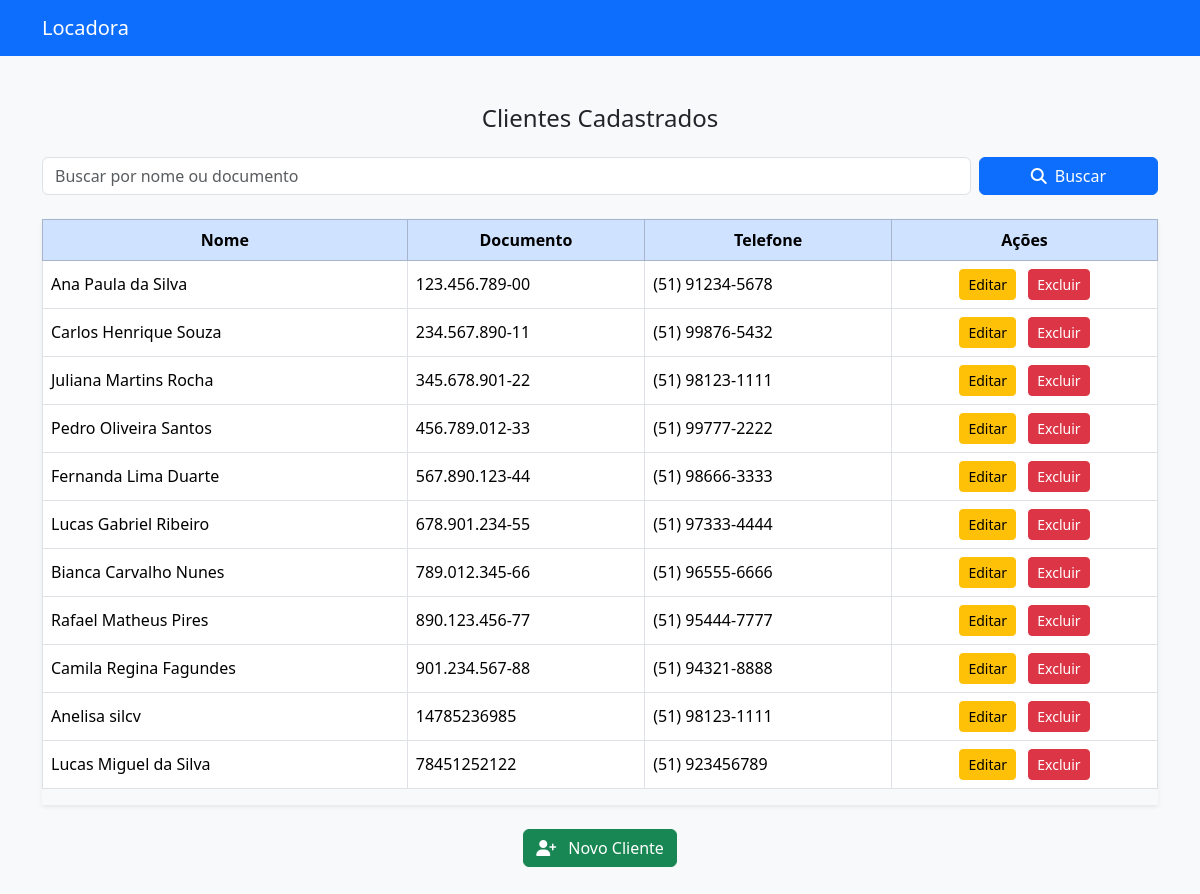
Screenshot of /clientes/listar/ (signed in) with the database file from the repository.
### clientes/models.py (models this page shows, shortened)
class Cliente(models.Model):
    TIPO_PESSOA = [
        ('CPF', 'Pessoa Física'),
        ('CNPJ', 'Pessoa Jurídica'),
    ]
    tipo_pessoa = models.CharField(max_length=4, choices=TIPO_PESSOA)
    documento = models.CharField(max_length=20, unique=True)
    nome = models.CharField(max_length=100)
    endereco = models.CharField(max_length=200)
    telefone = models.CharField(max_length=20)

### clientes/views.py (the view)
# urls.py: path('listar/', views.listar_clientes, name='listar_clientes'),
@login_required
def listar_clientes(request):
    busca = request.GET.get('busca', '')
    if busca:
        clientes = Cliente.objects.filter(
            Q(nome__icontains=busca) | Q(documento__icontains=busca)
        )
    else:
        clientes = Cliente.objects.all()
    return render(request, 'clientes/listar.html', {'clientes': clientes, 'busca': busca})

### clientes/templates/clientes/listar.html (shortened to what this page needs)
<!DOCTYPE html>
<html lang="pt-br">
<head>
  <link href="https://cdn.jsdelivr.net/npm/bootstrap@5.3.3/dist/css/bootstrap.min.css" rel="stylesheet">
  <link href="https://cdnjs.cloudflare.com/ajax/libs/font-awesome/6.5.0/css/all.min.css" rel="stylesheet">
</head>
<body class="bg-light">
  <nav class="navbar navbar-expand-lg navbar-dark bg-primary">
    <div class="container">
      <a class="navbar-brand" href="/">Locadora</a>
    </div>
  </nav>
  <div class="container py-5">
    <h4 class="text-center mb-4">Clientes Cadastrados</h4>
    <form method="get" class="row g-2 mb-4">
      <div class="col-md-10">
        <input type="text" name="busca" id="busca" value="{{ busca }}" class="form-control" placeholder="Buscar por nome ou documento">
      </div>
      <div class="col-md-2 d-grid">
        <button type="submit" class="btn btn-primary">
          <i class="fas fa-search me-1"></i> Buscar
        </button>
      </div>
    </form>
    {% if clientes %}
      <div class="table-responsive shadow-sm">
        <table class="table table-bordered table-hover align-middle">
          <thead class="table-primary text-center">
            <tr>
              <th>Nome</th>
              <th>Documento</th>
              <th>Telefone</th>
              <th>Ações</th>
            </tr>
          </thead>
          <tbody>
            {% for cliente in clientes %}
              <tr>
                <td>{{ cliente.nome }}</td>
                <td>{{ cliente.documento }}</td>
                <td>{{ cliente.telefone }}</td>
                <td class="text-center">
                  <a href="{% url 'editar_cliente' cliente.id %}" class="btn btn-sm btn-warning me-2">Editar</a>
                  <a href="{% url 'excluir_cliente' cliente.id %}" class="btn btn-sm btn-danger">Excluir</a>
                </td>
              </tr>
            {% endfor %}
          </tbody>
        </table>
      </div>
    {% else %}
      <div class="alert alert-warning text-center mt-4">
        Nenhum cliente cadastrado.
      </div>
    {% endif %}
    <div class="text-center mt-4">
      <a href="{% url 'cadastrar_cliente' %}" class="btn btn-success">
        <i class="fas fa-user-plus me-2"></i> Novo Cliente
      </a>
    </div>
  </div>
</body>
</html>

### rows the page displays
Cliente: nome "Ana Paula da Silva", documento "123.456.789-00", telefone "(51) 91234-5678"
Cliente: nome "Carlos Henrique Souza", documento "234.567.890-11", telefone "(51) 99876-5432"
Cliente: nome "Juliana Martins Rocha", documento "345.678.901-22", telefone "(51) 98123-1111"
Cliente: nome "Pedro Oliveira Santos", documento "456.789.012-33", telefone "(51) 99777-2222"
Cliente: nome "Fernanda Lima Duarte", documento "567.890.123-44", telefone "(51) 98666-3333"
Cliente: nome "Lucas Gabriel Ribeiro", documento "678.901.234-55", telefone "(51) 97333-4444"
Cliente: nome "Bianca Carvalho Nunes", documento "789.012.345-66", telefone "(51) 96555-6666"
Cliente: nome "Rafael Matheus Pires", documento "890.123.456-77", telefone "(51) 95444-7777"
Cliente: nome "Camila Regina Fagundes", documento "901.234.567-88", telefone "(51) 94321-8888"
Cliente: nome "Anelisa silcv", documento "14785236985", telefone "(51) 98123-1111"
Cliente: nome "Lucas Miguel da Silva", documento "78451252122", telefone "(51) 923456789"
